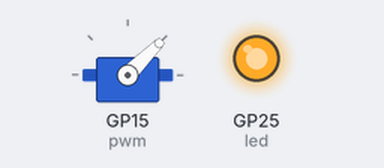
A program run on a simulated Raspberry Pi Pico running MicroPython. Shown: servo, output pins drawn as LEDs (lit = HIGH). Servo angles are drawn from the pulse width (0.5 ms = 0°, 2.5 ms = 180°).

Above: at 0.05 s.
At 1.5 s:
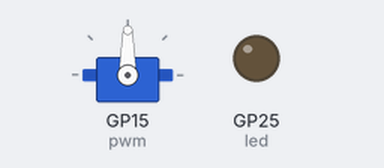
At 3.0 s:
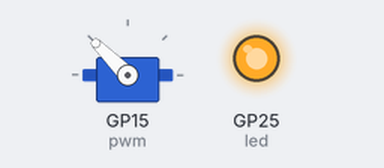
Timing chart, 0 to 6.9 s (numbered marks = the images above):
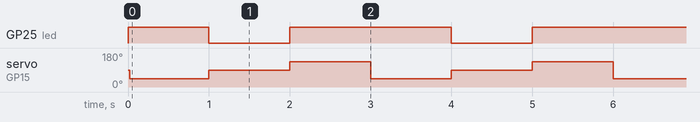

Measured:
- by itself, GP25 (led): repeats every 3.0 s: LOW 1.0 s, HIGH 2.0 s
- by itself, servo on GP15 (pwm): repeats every 3.0 s: 90° 1.0 s, 135° 1.0 s, 45° 1.0 s

The program:

servomotor.py
```python
from machine import Pin,PWM
import time

MID = 1500000
MIN = 1000000
MAX = 2000000

led = Pin(25,Pin.OUT)
pwm = PWM(Pin(15))

pwm.freq(50)
pwm.duty_ns(MID)

while True:
    pwm.duty_ns(MIN)
    led.on()
    time.sleep(1)
    pwm.duty_ns(MID)
    led.off()
    time.sleep(1)
    pwm.duty_ns(MAX)
    led.on()
    time.sleep(1)

#https://www.instructables.com/Servo-Motor-Control-Using-Raspberry-Pi-Pico/
```
